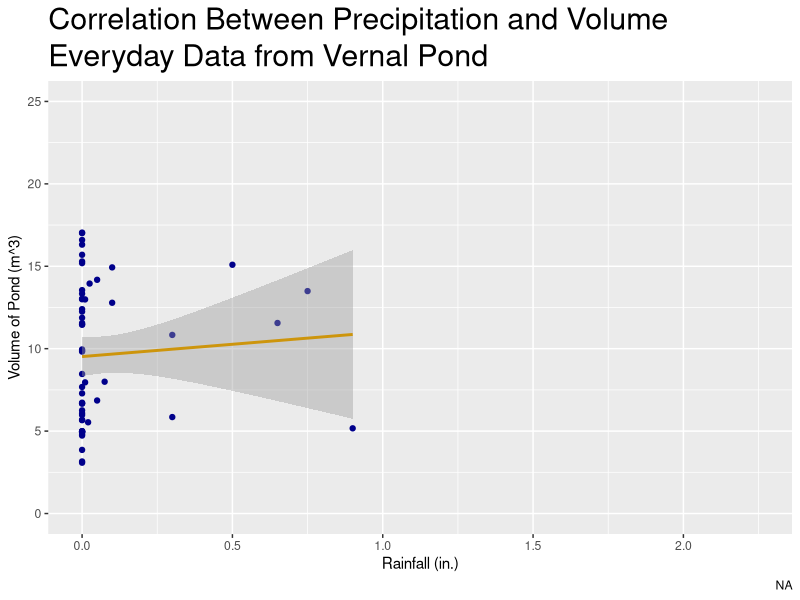

R code for this plot:
library(ggplot2)

Pond_Data <- read.csv("CSV_DataStorage.csv", stringsAsFactors = FALSE)
Pond_Data$Date <- as.Date( Pond_Data$Date )
## Thesue two equations are for area and volume of each measurement for the pond.
Pond_Data$Area <- (((Pond_Data$South + Pond_Data$North + 1500) / 2) * ((Pond_Data$West + Pond_Data$East + 1100) / 2) * pi) / 10000
Pond_Data$Volume <- ((((Pond_Data$South + Pond_Data$North + 1500) / 2) * ((Pond_Data$West + Pond_Data$East + 1100) / 2) * (Pond_Data$Depth) * (4/3) * pi) / 2) / 1000000

## The area calculation follows the equation for an ellipse: a*b*pi, and the volume calculation follows the equation for an ellipsoid: a*b*c*pi*(4/3).
## Divided by 2 to get half an ellipsoid, represents general shape of the pond.
## Extra 4 digit number represents base length of a pond axis.
## Reason for adding the two sides together is for the equation of an ellipse or an ellipsoid, a, b, and c, represent radii, but because the sides are uneven, I make a diameter to represent the general length of that axis, and then divide that by two to get the radius for that side.

## Code used to make graphs, from: http://r-statistics.co/Complete-Ggplot2-Tutorial-Part1-With-R-Code.html

## Disables sientific notation.
options(scipen=999)

## Code used to make Date over X graphs.

## SPvD <- ggplot(Pond_Data, aes(x=Volume, y=Date)) + geom_point(col="green", size=1.5) + geom_smooth(method="lm", col="darkgreen")
## SPvDL <- SPvD + labs(title="Volume over Time", subtitle="Everyday Data from Vernal Pond", y="Date", x="Volume of Pond (m^3)", caption="NA")
## SPvDZ <- SPvDL + coord_cartesian(xlim=c(0,20), )



SPta <- ggplot(Pond_Data, aes(x=TemperatureMax, y=Area)) + geom_point(col="darkgreen", size=1.5) + geom_smooth(method="lm", col="red")
SPtaL <- SPta + labs(title="Correlation Between Temperature and Area", subtitle="Everyday Data from Vernal Pond", y="Surface Area of Pond (m^2)", x="Temperature Maximum (*F)", caption="NA")
SPtaZ <- SPtaL + coord_cartesian(xlim=c(25,77.5), ylim=c(130,210))

SPtv <- ggplot(Pond_Data, aes(x=TemperatureMax, y=Volume)) + geom_point(col="darkgreen", size=1.5) + geom_smooth(method="lm", col="red")
SPtvL <- SPtv + labs(title="Correlation Between Temperature and Volume", subtitle="Everyday Data from Vernal Pond", y="Volume of Pond (m^3)", x="Temperature Maximum", caption="NA")
SPtvZ <- SPtvL + coord_cartesian(xlim=c(25,77.5), ylim=c(0,20)) + theme(plot.title = element_text(size=22), plot.subtitle = element_text(size=22), plot.tag = element_text(size=22))

SPra <- ggplot(Pond_Data, aes(x=Rain, y=Area)) + geom_point(col="darkblue", size=1.5) + geom_smooth(method="lm", col="darkgoldenrod3")
SPraL <- SPra + labs(title="Correlation Between Precipitation and Area", subtitle="Everyday Data from Vernal Pond", y="Surface Area of Pond (m^2)", x="Rainfall (in.)", caption="NA")
SPraZ <- SPraL + coord_cartesian(xlim=c(0,2.25), ylim=c(137.5,220))

SPrv <- ggplot(Pond_Data, aes(x=Rain, y=Volume)) + geom_point(col="darkblue", size=1.5) + geom_smooth(method="lm", col="darkgoldenrod3")
SPrvL <- SPrv + labs(title="Correlation Between Precipitation and Volume", subtitle="Everyday Data from Vernal Pond", y="Volume of Pond (m^3)", x="Rainfall (in.)", caption="NA")
SPrvZ <- SPrvL + coord_cartesian(xlim=c(0,2.25), ylim=c(0,25)) + theme(plot.title = element_text(size=22), plot.subtitle = element_text(size=22), plot.tag = element_text(size=22))

SPrd <- ggplot(Pond_Data, aes(x=Rain, y=Depth)) + geom_point(col="darkblue", size=1.5) + geom_smooth(method="lm", col="aquamarine4")
SPrdL <-SPrd + labs(title="Correlation Between Precipitation and Depth", subtitle="Everyday Data from Vernal Pond", y="Depth (in.)", x="Rainfall (in.)", caption="NA")
SPrdZ <- SPrdL + coord_cartesian(xlim=c(0,2.25), ylim=c(0,20))

SPtd <- ggplot(Pond_Data, aes(x=TemperatureMax, y=Depth)) + geom_point(col="darkgreen", size=1.5) + geom_smooth(method="lm", col="aquamarine4")
SPtdL <- SPtd + labs(title="Correlation Between Temperature and Depth", subtitle="Everyday Data from Vernal Pond", y="Depth (in.)", x="Temperature Maxium (*F)", caption="NA")
SPtdZ <- SPtdL + coord_cartesian(xlim=c(25,77.5), ylim=c(0,20))

SPtr <- ggplot(Pond_Data, aes(x=TemperatureMax, y=Rain)) + geom_point(col="darkgreen", size=1.5) + geom_smooth(method="lm", col="aquamarine4")
SPtrL <- SPtr + labs(title="Correlation Between Temperature and Precipitation", subtitle="Everyday Data from Vernal Pond", y="Rainfall (in.)", x="Temperature Maxium (*F)", caption="NA")
SPtrZ <- SPtrL + coord_cartesian(xlim=c(25,77.5), ylim=c(0,2.35))

## Code used for Y over Date graphs, https://stackoverflow.com/questions/28243514/ggplot2-change-title-size for some Code

SPDv <- ggplot(Pond_Data, aes(x=Date, y=Volume)) + geom_point(col="firebrick4", size=1.5)
SPDvL <- SPDv + labs(title="Volume Data Throughout Experiment", subtitle="Everyday Data from Vernal Pond", y="Volume of Pond (m^3)", x="Date", caption="NA")
SPDvZ <- SPDvL + coord_cartesian(, ylim=c(0,25)) + theme(plot.title = element_text(size=22), plot.subtitle = element_text(size=22), plot.tag = element_text(size=22))

## Code used to make lollipop graph, from http://r-statistics.co/Top50-Ggplot2-Visualizations-MasterList-R-Code.html#Lollipop%20Chart

LPPDr <- ggplot(Pond_Data, aes(x=Date, y=Rain)) + geom_point(col="dodgerblue2", size=1.5)
LPPDrC <- LPPDr + geom_segment(aes(x=Date, xend=Date, y=0, yend=Rain)) + theme(plot.title = element_text(size=22), plot.subtitle = element_text(size=22), plot.tag = element_text(size=22))
LPPDrT <- LPPDrC + labs(title="Precipitation Data Throughout Experiment", subtitle="Everyday Data from Vernal Pond", caption="NA")

## Code used to make line graph, from https://www.r-graph-gallery.com/279-plotting-time-series-with-ggplot2/

LIPDt <- ggplot(Pond_Data, aes(x=Date, y=TemperatureMax)) + geom_line() + ylab("Temperature Maximum (*F)")

## Code used to make PNG versions of graph, from: http://www.cookbook-r.com/Graphs/Output_to_a_file/

ppi <- 300

png("/abyss/Common/Brian/School Work/Science Fair Project --- Vernal Pond: 2019_7th Grade/Data, CSV, Pickle Graph/Science-Fair_2019/Graphs/SPrvZ.png", width=10*ppi, height=6*ppi, res=ppi)
print(SPrvZ)
dev.off()
